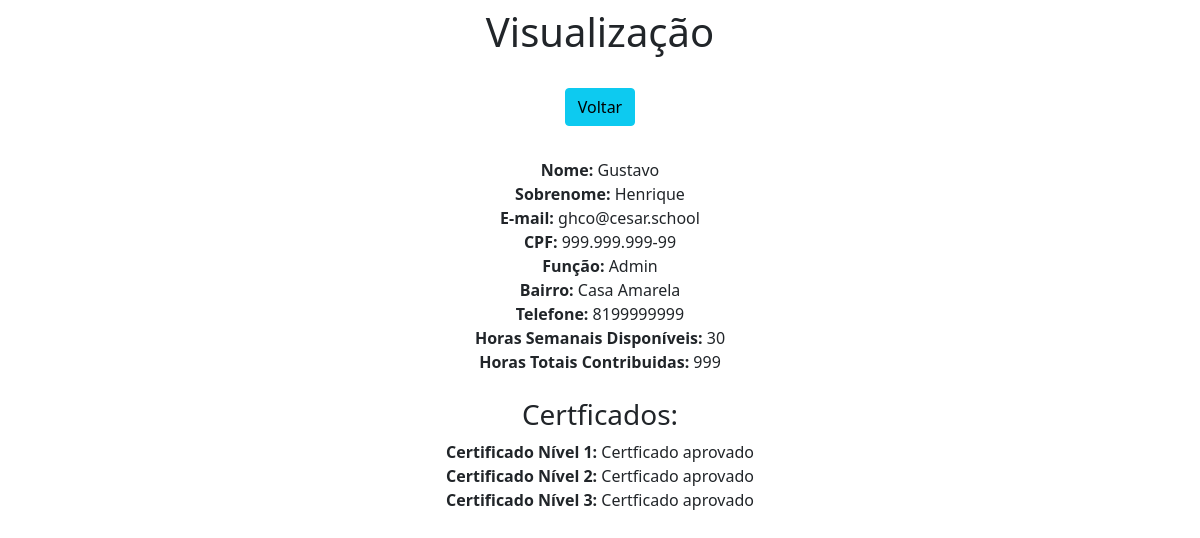
Page /view/27/ on the committed database.
### ERP/models.py (models this page shows)
class Voluntarios(models.Model):
    nome = models.CharField(max_length=30)
    sobrenome = models.CharField(max_length=30)
    email = models.EmailField(max_length=30) # t
    cpf = models.CharField(max_length=30) # t
    funcao = models.CharField(max_length=30)
    bairro = models.CharField(max_length=30) # t
    telefone = models.CharField(max_length=30) # t
    horas_semanais = models.IntegerField()
    horas_contribuidas = models.IntegerField()

### ERP/views.py (the view)
# urls.py: path('view/<int:pk>/', view, name='view'),
def view(request, pk):
    data = {}
    data['db'] = Voluntarios.objects.get(pk=pk)
    return render(request,'view.html', data)

### ERP/templates/view.html (shortened to what this page needs)
<!DOCTYPE html>
<html lang="pt-br">
<head>
	<link href="https://cdn.jsdelivr.net/npm/bootstrap@5.1.3/dist/css/bootstrap.min.css" rel="stylesheet">
</head>
<body>
	<div class="col-8 m-auto pt-2 pb-2 text-center">
		<h1>Visualização</h1>
	</div>
	<div class="col-8 m-auto pt-3 pb-2 text-center">
		<a href="/" class="btn btn-info">Voltar</a>
	</div>
	<div class="col-8 m-auto pt-4 pb-2 text-center">
		<strong>Nome: </strong>{{db.nome}}<br>
		<strong>Sobrenome: </strong>{{db.sobrenome}}<br>
		<strong>E-mail: </strong>{{db.email}}<br>
		<strong>CPF: </strong>{{db.cpf}}<br>
        <strong>Função: </strong>{{db.funcao}}<br>
		<strong>Bairro: </strong>{{db.bairro}}<br>
		<strong>Telefone: </strong>{{db.telefone}}<br>
		<strong>Horas Semanais Disponíveis: </strong>{{db.horas_semanais}}<br>
		<strong>Horas Totais Contribuidas: </strong>{{db.horas_contribuidas}}<br>
		<br>
		<h3>Certficados:</h3>
		<strong>Certificado Nível 1: </strong>{% if db.horas_contribuidas > 100 %}Certficado aprovado{%else%}Cerficado não aprovado{%endif%}<br>
		<strong>Certificado Nível 2: </strong>{% if db.horas_contribuidas > 200 %}Certficado aprovado{%else%}Cerficado não aprovado{%endif%}<br>
		<strong>Certificado Nível 3: </strong>{% if db.horas_contribuidas > 300 %}Certficado aprovado{%else%}Cerficado não aprovado{%endif%}<br>
	</div>
</body>
</html>

### rows in the picture
Voluntarios: nome "Gustavo", sobrenome "Henrique", email "ghco@cesar.school", cpf "999.999.999-99", funcao "Admin", bairro "Casa Amarela", telefone "8199999999", horas_semanais "30", horas_contribuidas "999"
